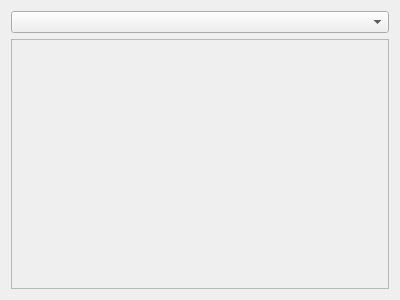
<?xml version="1.0" encoding="UTF-8"?>
<ui version="4.0">
 <class>Form</class>
 <widget class="QWidget" name="Form">
  <property name="geometry">
   <rect>
    <x>0</x>
    <y>0</y>
    <width>400</width>
    <height>300</height>
   </rect>
  </property>
  <property name="windowTitle">
   <string>Form</string>
  </property>
  <layout class="QGridLayout" name="gridLayout">
   <item row="0" column="0">
    <widget class="QComboBox" name="comboBox_type"/>
   </item>
   <item row="1" column="0">
    <widget class="QFrame" name="frame">
     <property name="frameShape">
      <enum>QFrame::StyledPanel</enum>
     </property>
     <property name="frameShadow">
      <enum>QFrame::Raised</enum>
     </property>
    </widget>
   </item>
  </layout>
 </widget>
 <resources/>
 <connections/>
</ui>
